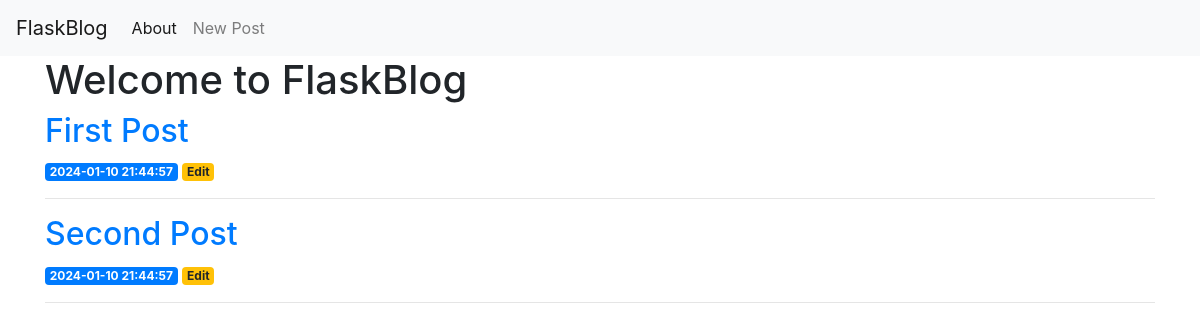
/, run on an earlier commit of the app's database.
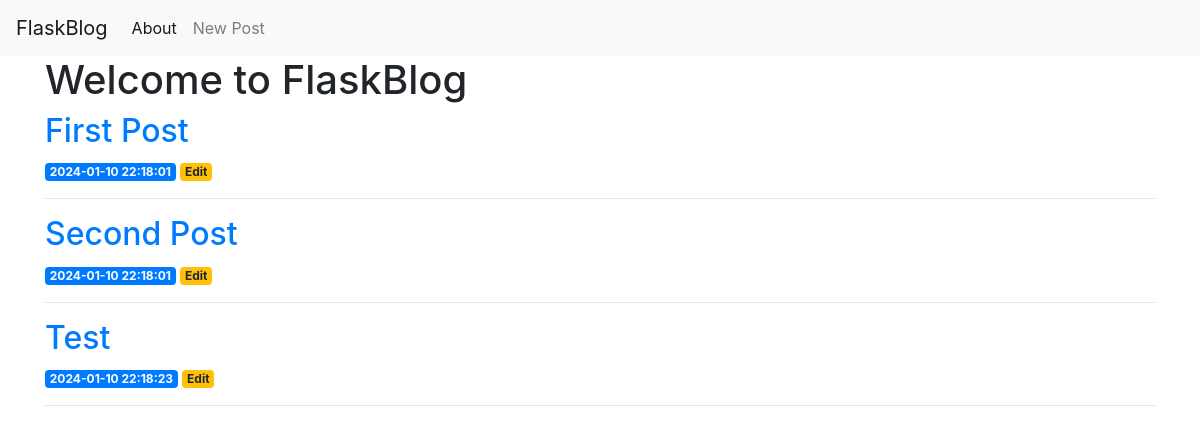
And on a later commit of the database.
### tables this page shows
CREATE TABLE posts (
    id INTEGER PRIMARY KEY AUTOINCREMENT,
    created TIMESTAMP NOT NULL DEFAULT CURRENT_TIMESTAMP,
    title TEXT NOT NULL,
    content TEXT NOT NULL
);

### app.py (the view)
@app.route('/')
def index():
    conn = get_db_connection()
    posts = conn.execute('SELECT * FROM posts').fetchall()
    conn.close()
    return render_template('index.html', posts=posts)

### app.py (called while the page is built)
def get_db_connection():
    conn = sqlite3.connect('database.db')
    conn.row_factory = sqlite3.Row
    return conn

### templates/index.html
{% extends 'base.html' %}
{% block content %}
    <h1>{% block title %} Welcome to FlaskBlog {% endblock %}</h1>
    {% for post in posts %}
       <a href="{{ url_for('post', post_id=post['id']) }}">
          <h2>{{ post['title'] }}</h2>
       </a>
       <span class="badge badge-primary">{{ post['created'] }}</span>
        <a href="{{ url_for('edit', id=post['id']) }}">
            <span class="badge badge-warning">Edit</span>
        </a>
       <hr>
    {% endfor %}
{% endblock %}

What changed in the data, as far as the page shows it:
changed posts "First Post": created "2024-01-10 21:44:57" → "2024-01-10 22:18:01"
changed posts "Second Post": created "2024-01-10 21:44:57" → "2024-01-10 22:18:01"
added posts: title "Test", created "2024-01-10 22:18:23"
